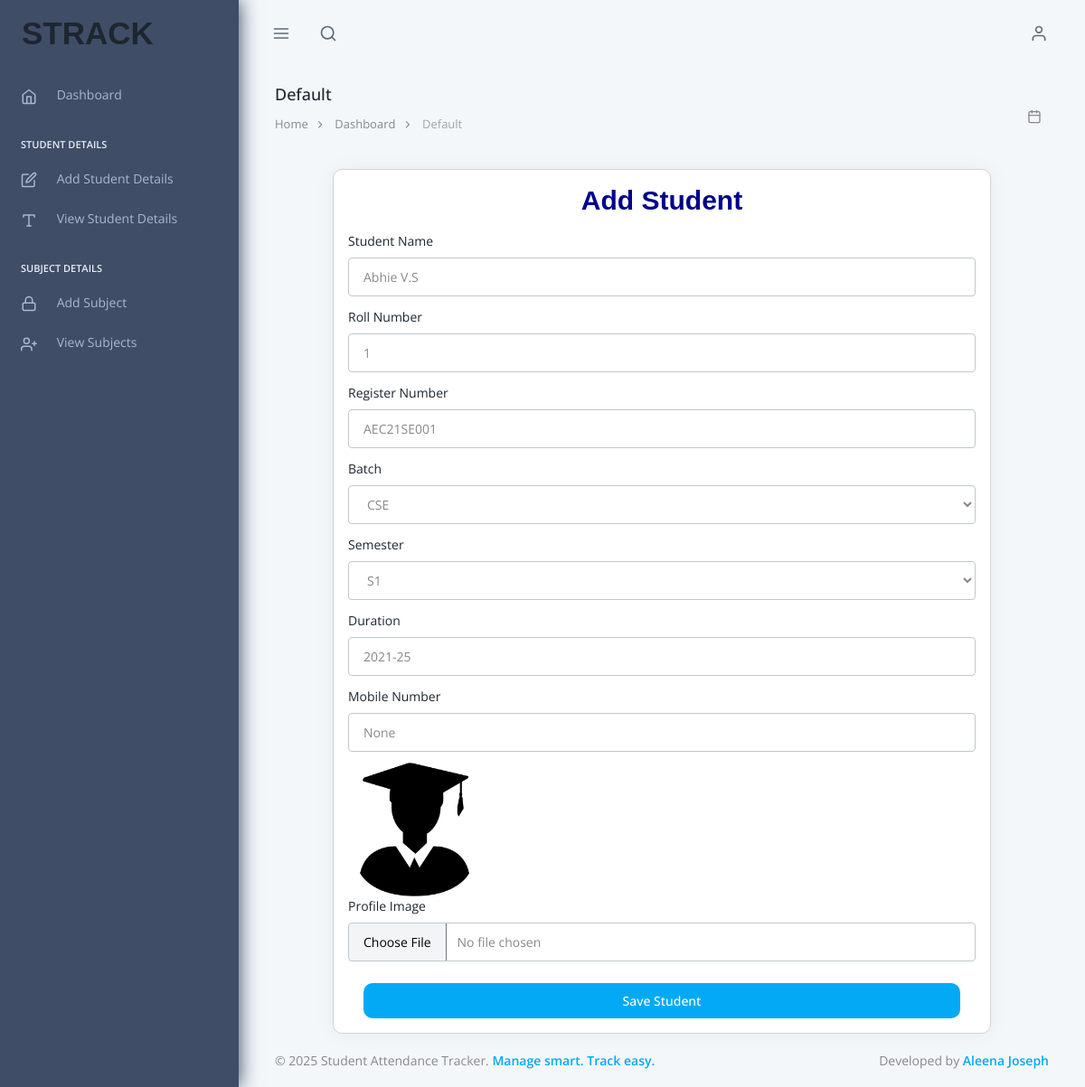
Before: /TeacherAdmin/EditstudentPage/5 with the older database file.
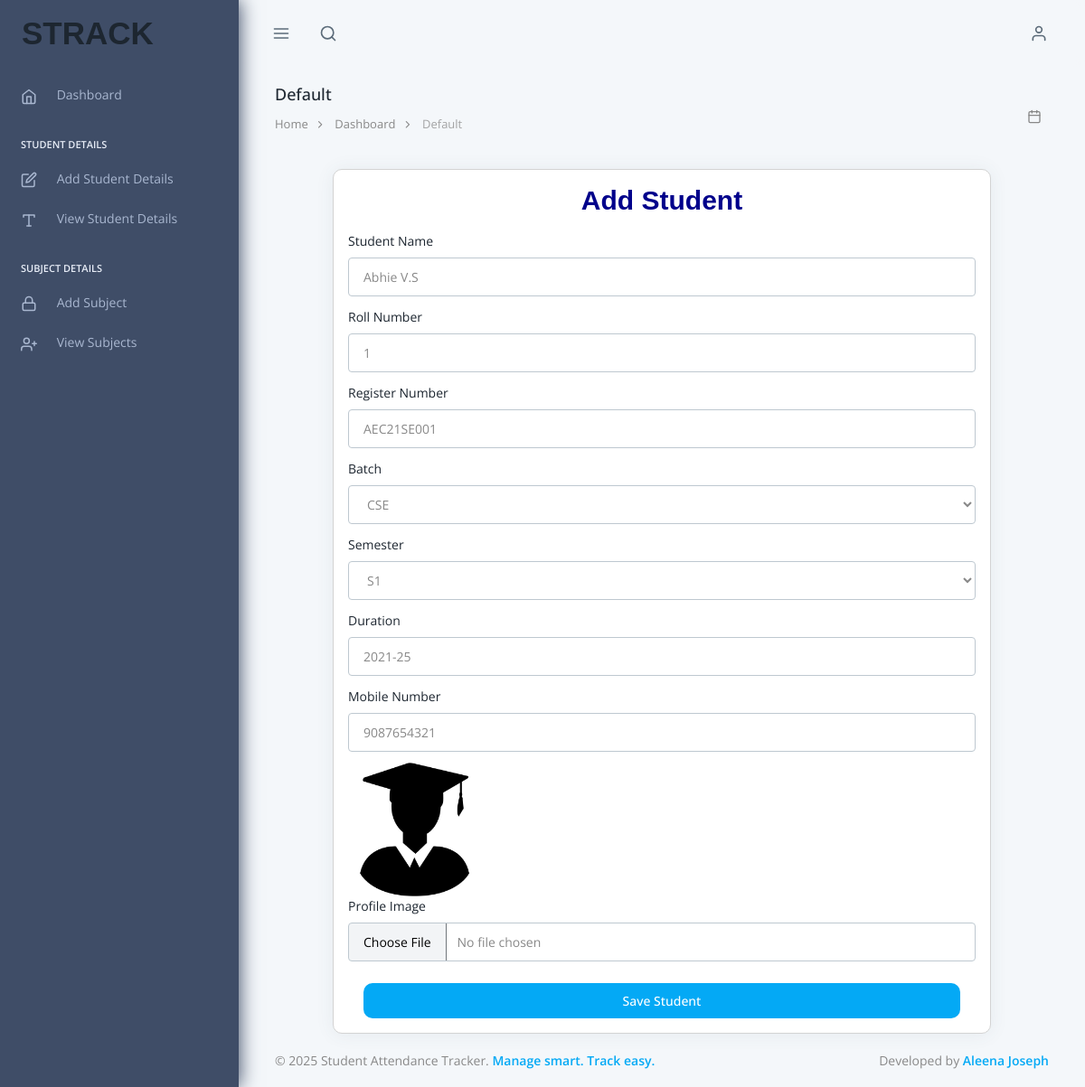
After: the same page with the newer database file.
### TeacherApp/models.py (models this page shows)
class Studentdb(models.Model):
    Student_name=models.CharField(max_length=30,null=True,blank=True)
    Student_rollno=models.IntegerField(null=True,blank=True)
    Student_regid=models.CharField(max_length=30,null=True,blank=True)
    Student_batch=models.CharField(max_length=30,null=True,blank=True)
    Student_sem=models.CharField(max_length=30,null=True,blank=True)
    Student_duration=models.CharField(max_length=30,null=True,blank=True)
    Student_phone = models.IntegerField(null=True, blank=True)
    Student_prof=models.ImageField(upload_to="Student Profile Image",null=True,blank=True)

### TeacherApp/views.py (the view)
# urls.py: path('EditstudentPage/<int:s_id>',views.EditstudentPage,name="EditstudentPage"),
def EditstudentPage(request,s_id):
    student=Studentdb.objects.get(id=s_id)
    return render(request,"editstudent.html",{'student':student})

### TeacherApp/templates/editstudent.html (shortened to what this page needs)
{% extends 'index.html' %}
{% load static %}
{% block content %}
 <div class="container mt-5">
        <div class="row justify-content-center">
            <div class="col-md-6">
                <div class="card shadow-lg p-4" style="border:1px solid lightgrey; border-radius:10px;">
                    <h3 class="text-center mb-4" style="font-size:30px; font-family:Arial; font-weight:bold; color:darkblue;">Add Student</h3>
                    <form method="POST" enctype="multipart/form-data" action="{% url 'updatestudent' s_id=student.id %}">
                        <div class="mb-3">
                            <label class="form-label">Student Name</label>
                            <input type="text" placeholder="Student Name" name="student_name" class="form-control" value="{{student.Student_name}}">
                        </div>
                        <div class="mb-3">
                            <label class="form-label">Roll Number</label>
                            <input type="text" placeholder="Roll Number" name="student_rollno" class="form-control" value="{{student.Student_rollno}}">
                        </div>
                        <div class="mb-3">
                            <label class="form-label">Register Number</label>
                            <input type="text" placeholder="Register Number" name="student_regid" class="form-control" value="{{student.Student_regid}}">
                        </div>
                        <div class="mb-3">
                                <label class="form-label">Batch</label>
                                <select name="student_batch" class="form-control">
                                    <option >{{student.Student_batch}}</option>
                                </select>
                        </div>
                        <div class="mb-3">
                <label class="form-label">Semester</label>
                <select name="student_sem" class="form-control">
                    <option >{{student.Student_sem}}</option>
                </select>
            </div>
                        <div class="mb-3">
                            <label class="form-label">Duration</label>
                            <input type="text" placeholder="Duration" name="student_duration" class="form-control" value="{{student.Student_duration}}">
                        </div>
                        <div class="mb-3">
                            <label class="form-label">Mobile Number</label>
                            <input type="tel" minlength="10" maxlength="10" pattern="[0-9]{10}" placeholder="Mobile Number" name="student_phone" class="form-control" value="{{student.Student_phone}}">
                        </div>
                        <div class="mb-3">
                            <img src="{{student.Student_prof.url}}" height="150px" width="150px" >
                            <label class="form-label">Profile Image</label>
                            <input type="file" placeholder="Upload Your Profile Image" name="student_prof" class="form-control">
                        </div>
                        <div class="text-center">
                        <button type="submit" class="btn btn-primary mt-3" style="width:95%; border-radius:10px;">
                            Save Student
                        </button>
                        </div>
                    </form>
                </div>
            </div>
        </div>
    </div>
{% endblock %}

Changed rows visible on the page:
changed Studentdb "Abhie V.S": student_phone "None" → "9087654321"
